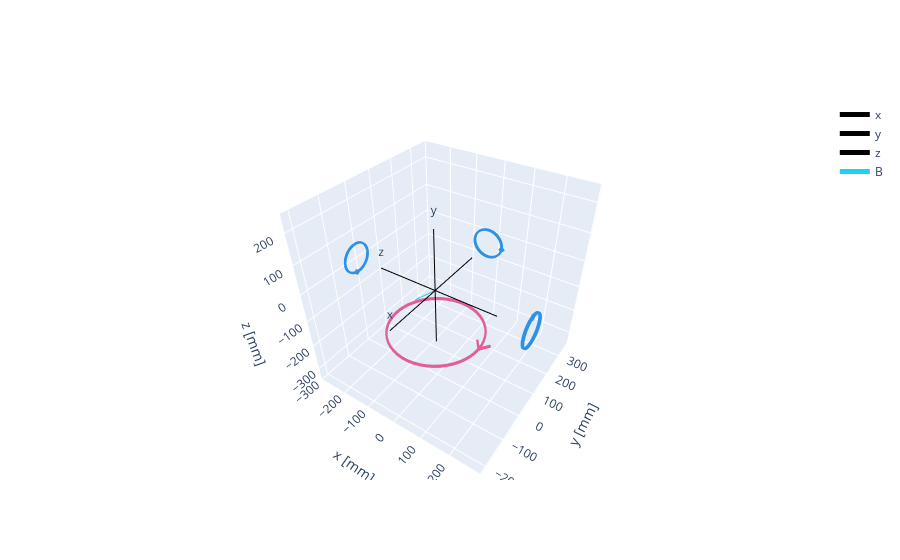

The code cell stored with this chart in its notebook:
### Markdown cell above
### Optimising B field experimentally
The B field is provided by 4 Helmholtz coils. These are orientated along the $\hat{x}+\hat{z}$, $\hat{x}-\hat{z}$ axes and in the $\hat{y}$ axis as shown in the figure by the red lines/circles (representing coils perpendicular and parallel to the top down perspective)

<p align="center">
<img src="img/trap_setup.png" height="300">
</p>

Our goal is to change the current in each of these coils to align the B field to be perpendicular with the E field of the cooling laser. We could do complicated simulations to figure out what our expected change in magnetic field would be given a change in current, as is done in helmholtz.ipynb. Instead, we will just assume that $B\propto I$, and so we will pretend that we can control the B field vector by changing the current values as a vector.

$$\bar{B}=\bar{B}_{x}+\bar{B}_{y}+\bar{B}_{z}+\bar{B}_{\text{main}}+\bar{B}_{\text{ext}}$$
$$ \propto I_x \hat{i} + I_y \hat{j} + I_z \hat{k} + \bar{I}_{\text{ext, equiv}}$$

I've written the external field as being produced by an equivilent current. From this we can begin calculating the corrections.

$$\Delta \bar{B} = \bar{B}_{\text{actual}} - \bar{B}_{\text{target}} = \Delta r \hat{r} + \Delta\theta \hat{\theta} + \Delta\phi \hat{\phi}$$
$$=\Delta x \hat{i} + \Delta y \hat{j} + \Delta z \hat{k}$$

We can begin to perform a gradient descent algorithm to minimise this difference. Based on the $\Delta$'s, we can change $I_x$, $I_y$, $I_z$ together but reduce the change by a "learning rate" $l$. So our next estimate will be

$$B_{i, n+1}\propto I_i - l\Delta B_{i, n}$$

Where $B_i$ is the $i^\text{th}$ element of the B and I vectors respectively, while $n$ is the iteration step. This is equivilent to just the Proportional component of a PID control loop. This can be simulated using our helmholtz simulation we described earlier.

### Code cell
from B_field_sources import experimental_setup, show_coils, magpy, PolarVector, np, show_fields, add_uniform_field
from plotly_wrapper import VectorPlot

vp = VectorPlot(axis_size=400)

coils = experimental_setup()
sensor_location = (0, 0, 0)
measured_B_field = magpy.getB(coils, sensor_location)
uniform_background_field = PolarVector(r=0.02, theta=0, phi=0)
# measured_B_field = add_uniform_field(uniform_background_field, measured_B_field)
vec = PolarVector(cartesian=tuple(measured_B_field))
vec.scale_mag(1/vec.r*100)
vp.rotate_about_z(theta=-np.pi/2)
vp.rotate_about_y(theta=-np.pi/2)
vp.add_vector({"B": vec})
vp.prepare_plot()
fig = show_coils(coils, backend='plotly', showlegend=False, return_fig=True)
field_trace = show_fields(coils, uniform_field_vector=uniform_background_field)
# fig.add_traces(field_trace)
for trace in vp.graph_objects:
    fig.add_traces(trace)
fig.show()

### Figure 1 — Plotly figure (JSON) as saved in the notebook; plotly's stock layout.template omitted (floating-point values rounded to 4 significant figures; data arrays with more than 128 entries replaced by an {"elided": "..."} marker saying what was removed)
{"data": [{"legendgroup": "Collection(id=1944162805184)", "line": {"color": "#2E91E5", "width": 4.4}, "mode": "lines", "name": "Collection(id=1944162805184)", "opacity": 1, "showlegend": false, "type": "scatter3d", "x": {"elided": "3240 float values"}, "y": {"elided": "3240 float values"}, "z": {"elided": "3240 float values"}}, {"legendgroup": "Collection(id=1944162806144, label='coil1')", "line": {"color": "#E15F99", "width": 4.4}, "mode": "lines", "name": "coil1", "opacity": 1, "showlegend": false, "type": "scatter3d", "x": {"elided": "1080 float values"}, "y": {"elided": "1080 float values"}, "z": {"elided": "1080 float values"}}, {"line": {"color": "black"}, "mode": "lines+text", "name": "x", "text": ["", "x"], "type": "scatter3d", "x": [-7.499e-31, -2.449e-14], "y": [200, -200], "z": [-1.225e-14, 1.225e-14]}, {"line": {"color": "black"}, "mode": "lines+text", "name": "y", "text": ["", "y"], "type": "scatter3d", "x": [-1.225e-14, -1.225e-14], "y": [-1.225e-14, -1.225e-14], "z": [-200, 200]}, {"line": {"color": "black"}, "mode": "lines+text", "name": "z", "text": ["", "z"], "type": "scatter3d", "x": [200, -200], "y": [0, 0], "z": [-1.225e-14, 1.225e-14]}, {"mode": "lines+text", "name": "B", "type": "scatter3d", "x": [0, -74.33], "y": [0, -0.6555], "z": [0, -66.9]}, {"showscale": false, "sizemode": "absolute", "sizeref": 0.5, "type": "cone", "u": [-74.33], "v": [-0.6555], "w": [-66.9], "x": [-74.33, 0], "y": [-0.6555, 0], "z": [-66.9, 0]}], "layout": {"legend": {"itemsizing": "constant"}, "scene": {"aspectmode": "manual", "aspectratio": {"x": 1, "y": 1, "z": 1}, "camera": {"eye": {"x": 1, "y": -1.5, "z": 1.4}}, "xaxis": {"autorange": false, "range": [-302, 302], "title": {"text": "x [mm]"}}, "yaxis": {"autorange": false, "range": [-226.0, 378.0], "title": {"text": "y [mm]"}}, "zaxis": {"autorange": false, "range": [-349.2, 254.8], "title": {"text": "z [mm]"}}}}}
